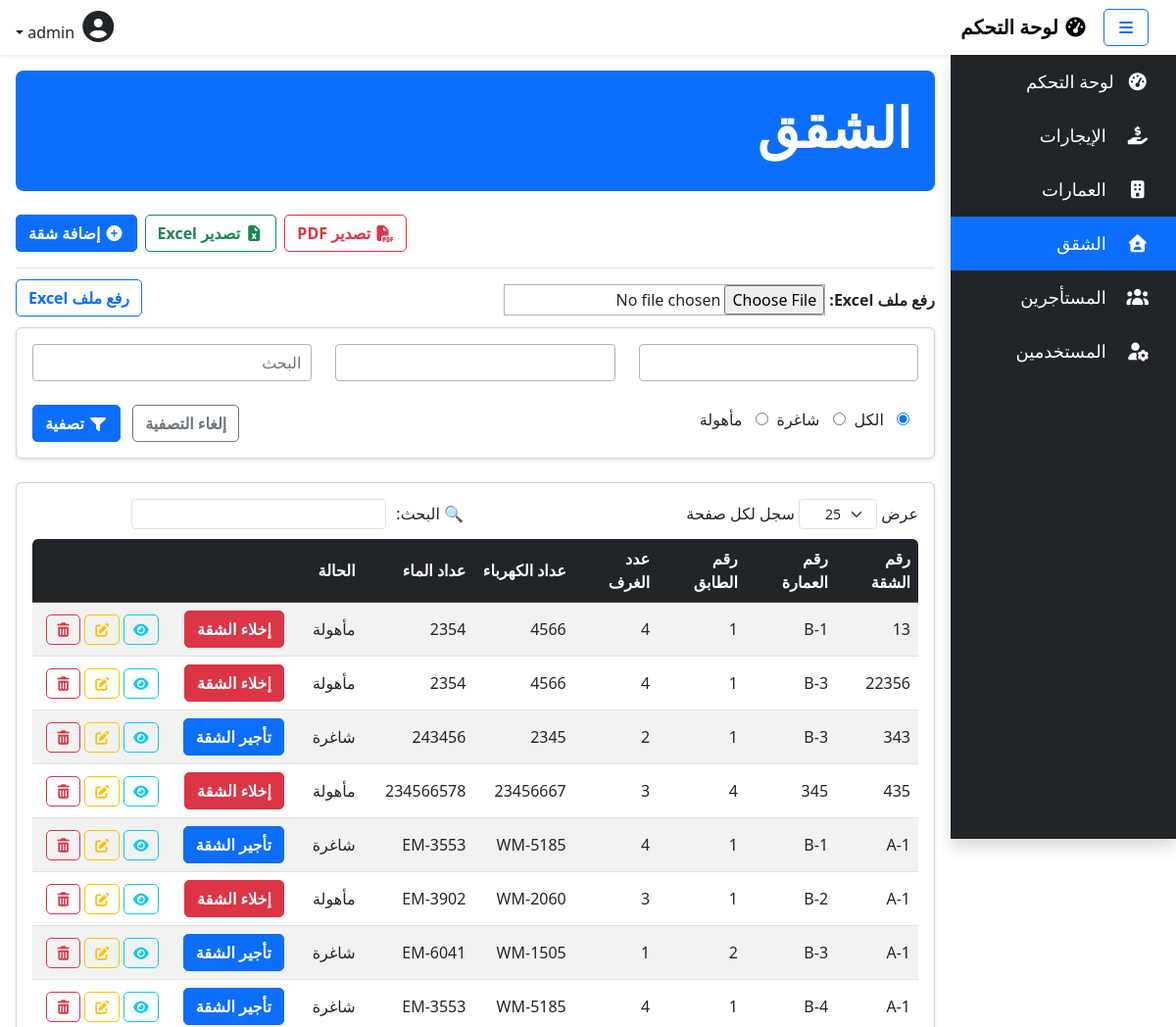
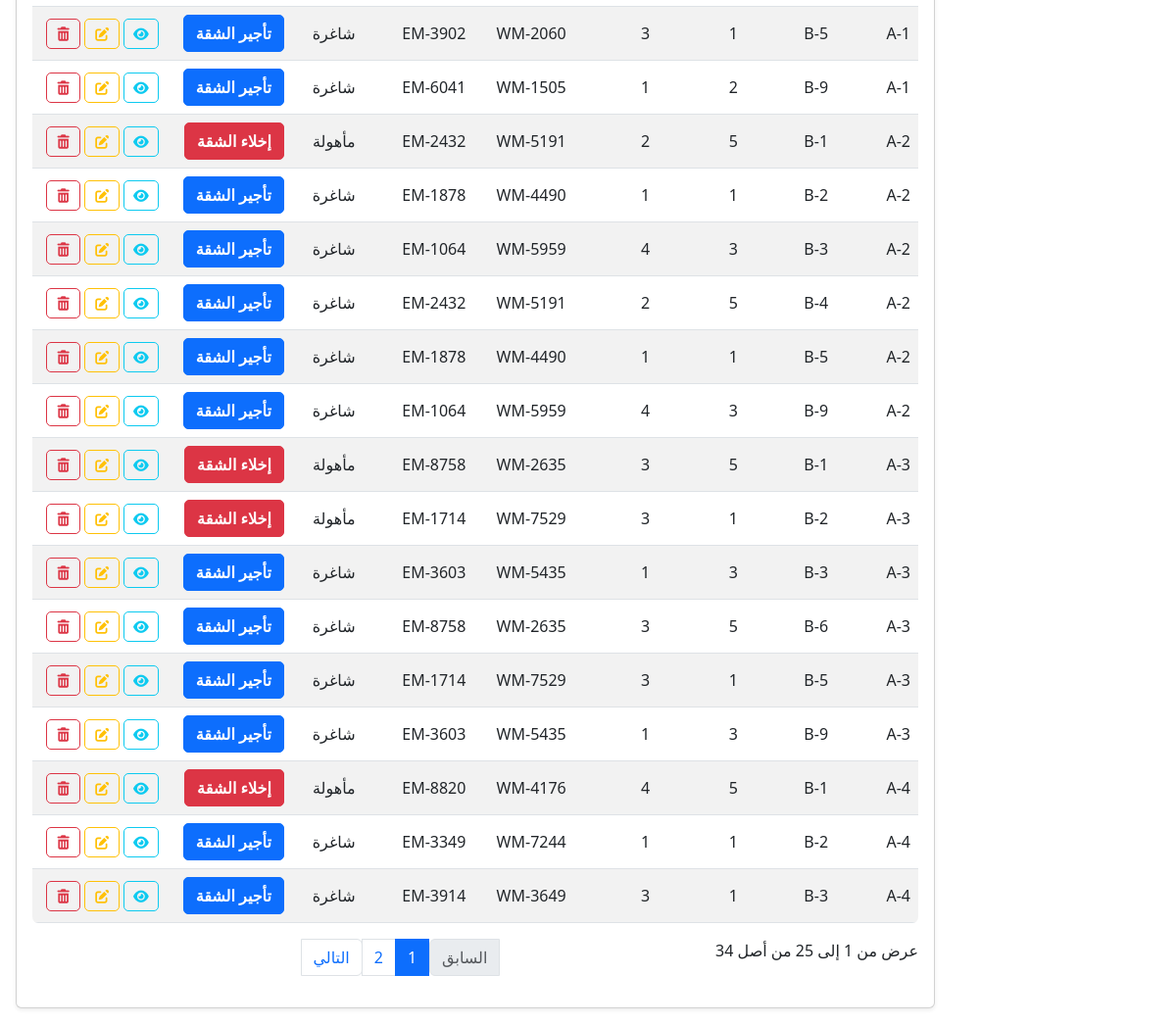
/apartments/ (signed in), run on the app's committed database (2 pictures, top to bottom).
### rentals/models.py (models this page shows)
class Apartment(models.Model):
    APARTMENT_STATUS_CHOICES = [
        ('شاغرة', 'شاغرة'),
        ('مأهولة', 'مأهولة'),
    ]
    building = models.ForeignKey(Building, on_delete=models.CASCADE, related_name='apartments', verbose_name="العمارة")
    apartment_number = models.CharField(max_length=50, verbose_name="رقم الشقة")
    num_of_rooms = models.IntegerField(verbose_name="عدد الغرف")
    electricity_meter_number = models.CharField(max_length=50, verbose_name="رقم عداد الكهرباء")
    water_meter_number = models.CharField(max_length=50, verbose_name="رقم عداد الماء")
    status = models.CharField(max_length=8, choices=APARTMENT_STATUS_CHOICES, default='شاغرة', verbose_name="الحالة")
    floor_number = models.IntegerField(verbose_name="رقم الطابق", default=1)
    class Meta:
        verbose_name = "الشقة"
        verbose_name_plural = "الشقق"
        unique_together = ("building", "apartment_number")
    def __str__(self):
        return f"{self.building.building_number} | {self.apartment_number}"

class Building(models.Model):
    building_number = models.CharField(max_length=3, unique=True, verbose_name="رقم العمارة")
    address = models.CharField(max_length=255, blank=True, verbose_name="عنوان العمارة")
    number_of_floors = models.IntegerField(verbose_name="عدد الطوابق", default=1)
    number_of_apartments = models.IntegerField(verbose_name="عدد الشقق", default=0)
    class Meta:
        verbose_name = "العمارة"
        verbose_name_plural = "العمارات"
    def __str__(self):
        return self.building_number

### rentals/views.py (the view, shortened to what this page needs)
# urls.py: path('apartments/', views.ApartmentListView.as_view(), name='apartment_list'),
class ApartmentListView(PermissionRequiredMixin, ExportMixin, ListView):
    model = Apartment
    template_name = 'apartments/list.html'
    context_object_name = 'apartments'
    permission_required = 'rentals.view_apartment'
    def get_queryset(self):
        queryset = super().get_queryset()
        building_filter = self.request.GET.get('building')
        apartment_filter = self.request.GET.get('apartment')
        status_filter = self.request.GET.get('status')
        search_filter = self.request.GET.get('search')
        if building_filter:
            queryset = queryset.filter(building__building_number=building_filter)
        if apartment_filter:
            queryset = queryset.filter(apartment_number=apartment_filter)
        if status_filter:
            queryset = queryset.filter(status=status_filter)
        if search_filter:
            queryset = queryset.filter(
                Q(electricity_meter_number__icontains=search_filter) |
                Q(water_meter_number__icontains=search_filter)
            )
        return queryset
    def get_context_data(self, **kwargs):
        context = super().get_context_data(**kwargs)
        context['filter_form'] = ApartmentFilterForm(self.request.GET)
        context['import_form'] = ApartmentImportForm()
        return context

### rentals/forms.py (shortened to what this page needs)
class ApartmentImportForm(forms.Form):
    import_file = forms.FileField(
        label="رفع ملف Excel",
        widget=forms.ClearableFileInput(attrs={"accept": ".xlsx"}),
    )

### rentals/views.py (called while the page is built, shortened)
    def get(self, request, *args, **kwargs):
        return super().get(request, *args, **kwargs)

### rentals/templates/apartments/list.html (shortened to what this page needs)
{% extends 'base.html' %}
{% block content %}
<div class="container my-3">
    <div class="row mb-4">
        <div class="col-12">
            <div class="bg-primary text-white p-4 rounded-3">
                <h1 class="display-4 fw-bold">الشقق</h1>
            </div>
        </div>
    </div>
    <div class="d-flex justify-content-end align-items-center border-bottom pb-3 mb-2 gap-2">
        <a href="?export=1&format=pdf{% for key, value in request.GET.items %}{% if key != 'export' %}&{{ key }}={{ value }}{% endif %}{% endfor %}"
           class="btn btn-outline-danger shadow-sm">
            <i class="fas fa-file-pdf"></i> تصدير PDF
        </a>
        <a href="?export=1{% for key, value in request.GET.items %}{% if key != 'export' %}&{{ key }}={{ value }}{% endif %}{% endfor %}"
           class="btn btn-outline-success shadow-sm">
            <i class="fas fa-file-excel"></i> تصدير Excel
        </a>
        <a href="{% url 'apartment_create' %}" class="btn btn-primary shadow-sm">
            <i class="fas fa-plus-circle"></i> إضافة شقة
        </a>
    </div>
    {% if request.user.is_superuser %}
    <form method="post" enctype="multipart/form-data">
        <div class="d-flex justify-content-between align-items-center mb-2 gap-2">
            <div class="mt-2" style="min-width: 70%;">
                <label for="{{ import_form.import_file.id_for_label }}" class="form-label">{{ import_form.import_file.label_tag }}</label>
                {{ import_form.import_file }}
            </div>
            <button type="submit" class="btn btn-outline-primary">رفع ملف Excel</button>
        </div>
    </form>
    {% endif %}
    <form method="get" class="mb-4 filter-form">
        <div class="row g-4">
            <div class="col-md-4">{{ filter_form.building }}</div>
            <div class="col-md-4">{{ filter_form.apartment }}</div>
            <div class="col-md-4">{{ filter_form.search }}</div>
            <div class="col-md-6">{{ filter_form.status }}</div>
            <div class="col-md-6 text-start">
                <a href="{% url 'apartment_list' %}" class="btn btn-outline-secondary mx-2">إلغاء التصفية</a>
                <button type="submit" class="btn btn-primary"><i class="fas fa-filter"></i> تصفية</button>
            </div>
        </div>
    </form>
    <div class="row">
        <div class="col-12">
            <div class="card shadow-sm" style="overflow-x: auto; max-width: 100%;">
                <div class="card-body">
                    <table id="apartmentsTable" class="table table-responsive table-striped table-hover">
                        <thead class="table-dark">
                            <tr>
                                <th>رقم الشقة</th>
                                <th>رقم العمارة</th>
                                <th>رقم الطابق</th>
                                <th>عدد الغرف</th>
                                <th>عداد الكهرباء</th>
                                <th>عداد الماء</th>
                                <th>الحالة</th>
                                <th></th>
                                <th></th>
                            </tr>
                        </thead>
                        <tbody>
                            {% for apartment in apartments %}
                            <tr>
                                <td>{{ apartment.apartment_number }}</td>
                                <td>{{ apartment.building }}</td>
                                <td>{{ apartment.floor_number }}</td>
                                <td>{{ apartment.num_of_rooms }}</td>
                                <td>{{ apartment.water_meter_number }}</td>
                                <td>{{ apartment.electricity_meter_number}}</td>
                                <td>{{ apartment.status }}</td>
                                <td>
                                {% if apartment.active_tenant %}
                                    <form method="post" onsubmit="return confirm('هل أنت متأكد من أنك تريد إخلاء الشقة {{apartment}}؟');">
                                       <button type="submit" name="set_vacant" class="btn btn-danger mx-1">إخلاء الشقة</button>
                                    </form>
                                {% else %}
                                    <a href="{% url 'active_tenant_create' apartment.pk %}" class="btn btn-primary mx-1">تأجير الشقة</a>
                                {% endif %}
                                </td>
                                <td>
                                    <a href="{% url 'apartment_detail' apartment.pk %}" class="btn btn-outline-info btn-sm">
                                        <i class="fas fa-eye"></i>
                                    </a>
                                    <a href="{% url 'apartment_update' apartment.pk %}" class="btn btn-outline-warning btn-sm">
                                        <i class="fas fa-edit"></i>
                                    </a>
                                    <a href="{% url 'apartment_delete' apartment.pk %}" class="btn btn-outline-danger btn-sm">
                                        <i class="fas fa-trash-alt"></i>
                                    </a>
                                </td>
                            </tr>
                            {% endfor %}
                        </tbody>
                    </table>
                </div>
            </div>
        </div>
    </div>
</div>
{% endblock %}

### static/css/styles.css (style rules this page uses)
.btn i { transition: color 0.3s ease-in-out; }
.table th, .table td { vertical-align: middle; }
input, optgroup, select, textarea { width: 50%; min-width: 260px; }
.btn { border-radius: 5px; font-weight: bold; transition: background-color 0.3s ease; }
form .form-label { font-weight: bold; }
form input, form select, form textarea { border-radius: 8px; border: 1px solid #b1b3b4; padding: 10px; }
.filter-form { border: 1px solid rgba(0, 0, 0, 0.175); padding: 1rem; border-radius: 0.375rem; box-shadow: 0 2px 4px rgba(0, 0, 0, 0.1); }
.filter-form input, .filter-form select { border-radius: 4px; padding: 6px 10px; width: 100%; }
.custom-radio input[type="radio"] { min-width: 15px; width: 15px; max-width: 15px; margin: 8px; display: inline; }
.custom-radio { display: flex; }
.table-responsive { border-radius: 0.375rem; overflow: hidden; }

### rentals/templates/apartments/list.html (style rules this page uses)
#id_import_file { padding: 0; border-radius: 0; }

### data on the page
Apartment: apartment_number "A-1", building "B-1", floor_number "1", num_of_rooms "4", water_meter_number "WM-5185", electricity_meter_number "EM-3553", status "شاغرة", shows "تأجير الشقة"
Apartment: apartment_number "A-2", building "B-1", floor_number "5", num_of_rooms "2", water_meter_number "WM-5191", electricity_meter_number "EM-2432", status "مأهولة"
Apartment: apartment_number "A-3", building "B-1", floor_number "5", num_of_rooms "3", water_meter_number "WM-2635", electricity_meter_number "EM-8758", status "مأهولة"
Apartment: apartment_number "A-4", building "B-1", floor_number "5", num_of_rooms "4", water_meter_number "WM-4176", electricity_meter_number "EM-8820", status "مأهولة"
Apartment: apartment_number "A-1", building "B-2", floor_number "1", num_of_rooms "3", water_meter_number "WM-2060", electricity_meter_number "EM-3902", status "مأهولة"
Apartment: apartment_number "A-2", building "B-2", floor_number "1", num_of_rooms "1", water_meter_number "WM-4490", electricity_meter_number "EM-1878", status "شاغرة", shows "تأجير الشقة"
Apartment: apartment_number "A-3", building "B-2", floor_number "1", num_of_rooms "3", water_meter_number "WM-7529", electricity_meter_number "EM-1714", status "مأهولة"
Apartment: apartment_number "A-4", building "B-2", floor_number "1", num_of_rooms "1", water_meter_number "WM-7244", electricity_meter_number "EM-3349", status "شاغرة", shows "تأجير الشقة"
Apartment: apartment_number "A-1", building "B-3", floor_number "2", num_of_rooms "1", water_meter_number "WM-1505", electricity_meter_number "EM-6041", status "شاغرة", shows "تأجير الشقة"
Apartment: apartment_number "A-2", building "B-3", floor_number "3", num_of_rooms "4", water_meter_number "WM-5959", electricity_meter_number "EM-1064", status "شاغرة", shows "تأجير الشقة"
Apartment: apartment_number "A-3", building "B-3", floor_number "3", num_of_rooms "1", water_meter_number "WM-5435", electricity_meter_number "EM-3603", status "شاغرة", shows "تأجير الشقة"
Apartment: apartment_number "A-4", building "B-3", floor_number "1", num_of_rooms "3", water_meter_number "WM-3649", electricity_meter_number "EM-3914", status "شاغرة", shows "تأجير الشقة"
Apartment: apartment_number "13", building "B-1", floor_number "1", num_of_rooms "4", water_meter_number "4566", electricity_meter_number "2354", status "مأهولة"
Apartment: apartment_number "22356", building "B-3", floor_number "1", num_of_rooms "4", water_meter_number "4566", electricity_meter_number "2354", status "مأهولة"
Apartment: apartment_number "435", building "345", floor_number "4", num_of_rooms "3", water_meter_number "23456667", electricity_meter_number "234566578", status "مأهولة"
Apartment: apartment_number "A-1", building "B-4", floor_number "1", num_of_rooms "4", water_meter_number "WM-5185", electricity_meter_number "EM-3553", status "شاغرة", shows "تأجير الشقة"
Apartment: apartment_number "A-2", building "B-4", floor_number "5", num_of_rooms "2", water_meter_number "WM-5191", electricity_meter_number "EM-2432", status "شاغرة", shows "تأجير الشقة"
Apartment: apartment_number "A-3", building "B-6", floor_number "5", num_of_rooms "3", water_meter_number "WM-2635", electricity_meter_number "EM-8758", status "شاغرة", shows "تأجير الشقة"
Apartment: apartment_number "A-1", building "B-5", floor_number "1", num_of_rooms "3", water_meter_number "WM-2060", electricity_meter_number "EM-3902", status "شاغرة", shows "تأجير الشقة"
Apartment: apartment_number "A-2", building "B-5", floor_number "1", num_of_rooms "1", water_meter_number "WM-4490", electricity_meter_number "EM-1878", status "شاغرة", shows "تأجير الشقة"
Apartment: apartment_number "A-3", building "B-5", floor_number "1", num_of_rooms "3", water_meter_number "WM-7529", electricity_meter_number "EM-1714", status "شاغرة", shows "تأجير الشقة"
Apartment: apartment_number "A-1", building "B-9", floor_number "2", num_of_rooms "1", water_meter_number "WM-1505", electricity_meter_number "EM-6041", status "شاغرة", shows "تأجير الشقة"
Apartment: apartment_number "A-2", building "B-9", floor_number "3", num_of_rooms "4", water_meter_number "WM-5959", electricity_meter_number "EM-1064", status "شاغرة", shows "تأجير الشقة"
Apartment: apartment_number "A-3", building "B-9", floor_number "3", num_of_rooms "1", water_meter_number "WM-5435", electricity_meter_number "EM-3603", status "شاغرة", shows "تأجير الشقة"
Apartment: apartment_number "343", building "B-3", floor_number "1", num_of_rooms "2", water_meter_number "2345", electricity_meter_number "243456", status "شاغرة", shows "تأجير الشقة"

### other printed values
{{ import_form.import_file.label_tag }} "رفع ملف Excel:"
